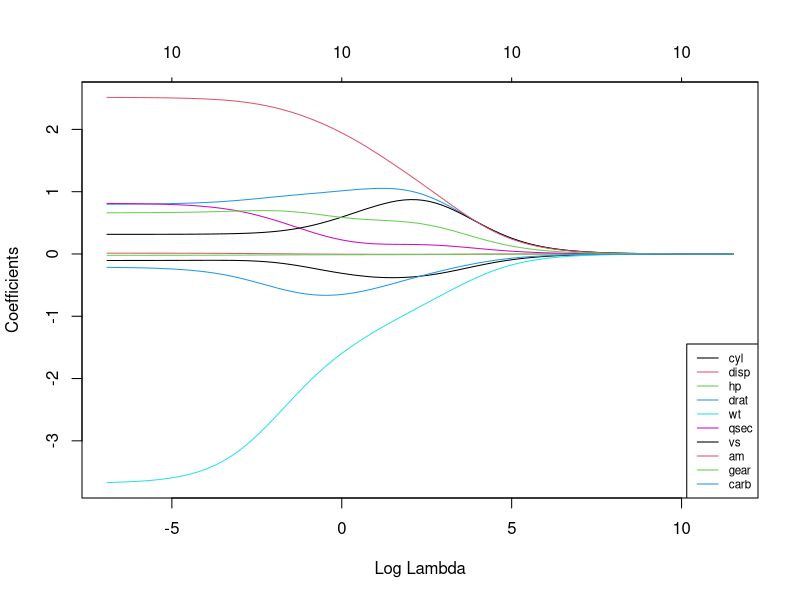

Write the R code that produced this figure.
## ---- chunk 1
knitr::opts_chunk$set(echo = TRUE, warning = FALSE)
## ---- chunk 2
library(magrittr)
library(dplyr)
library(glmnet)
set.seed(123)
## ---- chunk 3
data("mtcars")
head(mtcars, n = 10)

X = mtcars %>% select(-mpg) %>% as.matrix()
y = mtcars %>% select(mpg) %>% scale(center = TRUE, scale = FALSE) %>% as.matrix()
## ---- chunk 4
lambda_seq = 10 ^ seq(-3, 5, length.out = 100)
ridge_cv = cv.glmnet(
  X,
  y,
  alpha = 0,
  lambda = lambda_seq,
  standardize = TRUE,
  nfolds = 10
)
best_lambda = ridge_cv$lambda.min
best_lambda
## ---- chunk 5
model = glmnet(X, y, alpha = 0, lambda = lambda_seq, standardize = TRUE)
plot(model, xvar = "lambda")
legend("bottomright", lwd = 1, col = 1:6, legend = colnames(X), cex = 0.7)
## ---- chunk 6
model = glmnet(X, y, alpha = 0, lambda = best_lambda, standardize = TRUE)
y_hat = predict(model, X)
t(y - y_hat) %*% (y - y_hat) %>% as.double() # RSS
cor(y, y_hat)^2 %>% as.double() #R^2
model$beta
